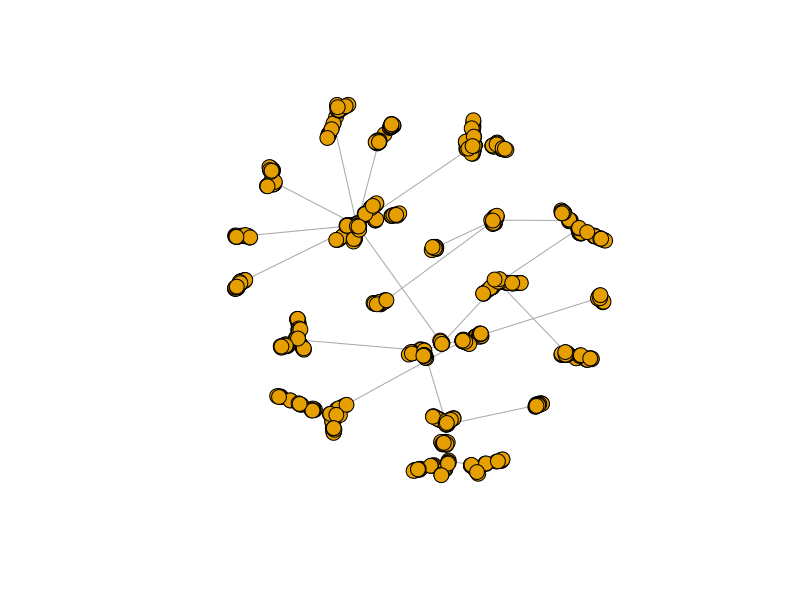
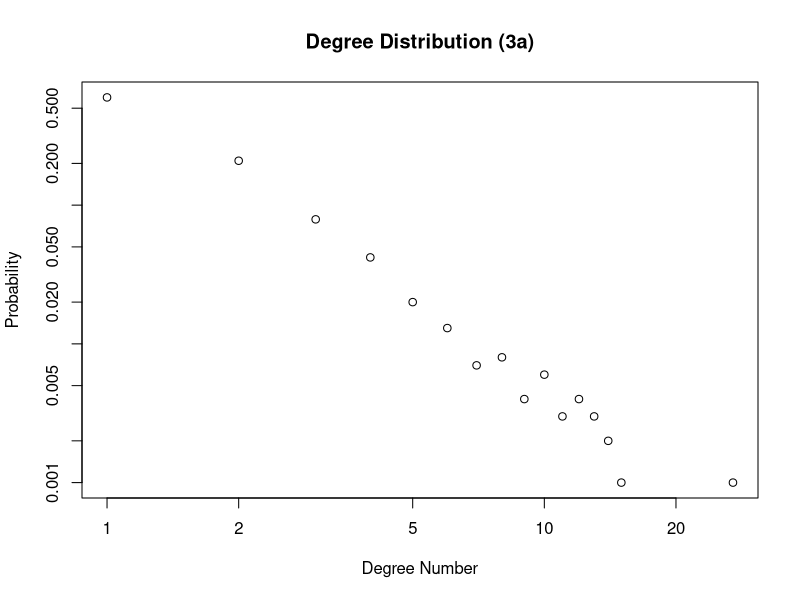
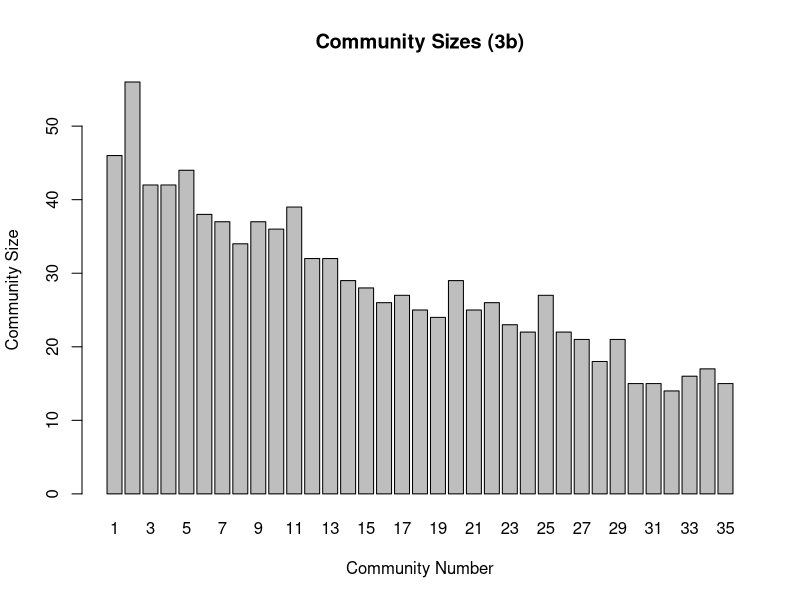

Generate these figures, in order, with R:
# HW 1, Problem 3

rm(list = ls())

library(igraph)

# create barabasi graph
nodesNum = 1000
g <- barabasi.game(nodesNum , directed = FALSE)

plot(g, vertex.size=8, vertex.label=NA)

dg_dist = degree.distribution(g)
x_plot = 0:(length(dg_dist)-1)
plot(x_plot, dg_dist, log = "xy", main="Degree Distribution (3a)", xlab="Degree Number", ylab="Probability")

# find communities
fg <- fastgreedy.community(g)
membership(fg)
cmsize <- sizes(fg)

barplot(cmsize,  main="Community Sizes (3b)", xlab="Community Number", ylab="Community Size")
modularity(fg, membership(fg))